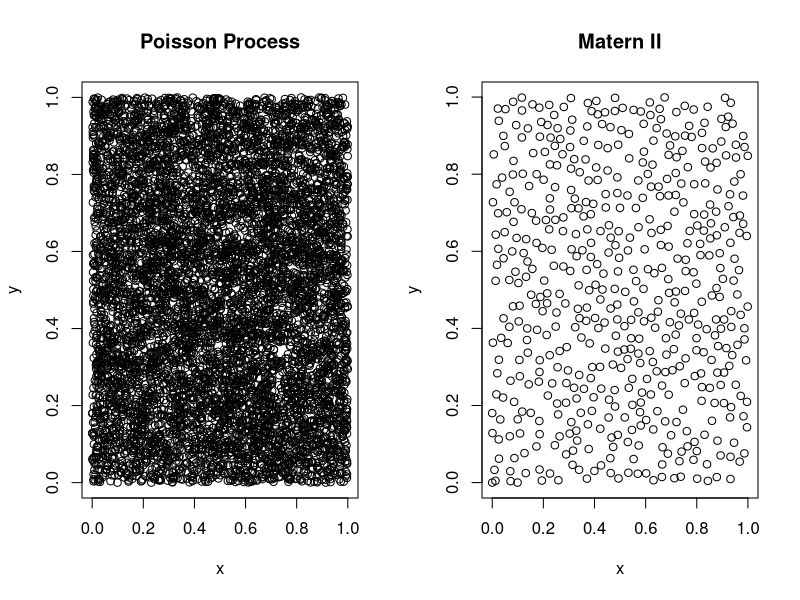

This figure's R source:
####Matern II EX
a <- .025
pois <- rpois(1, 7500) #Generates a point of poisson variance for following lines.
xval <- runif(pois, min=0, max=1)
yval <- runif(pois, min=0,max=1)
par(mfrow=c(1, 2))
plot(xval, yval,main="Poisson Process",xlab="x", ylab="y")
adj <- diag(pois+1) #initializing this matrix
for(i in 1:(pois-1)){
  for(j in (i+1):pois){
    if((sqrt((xval[j]-xval[i])^2+(yval[j]-yval[i])^2)) < a){
      xval[i] = 0
      yval[i] = 0
    }
  }
}
xval <- xval[xval != 0] #Removing all deleted points
yval <- yval[yval != 0] #Removing all deleted points
xval <- c(0,xval) #Creating a center (origin) point
yval <- c(0,yval) #Creating a center (origin) point
plot(xval,yval,main="Matern II",xlab="x", ylab="y")
